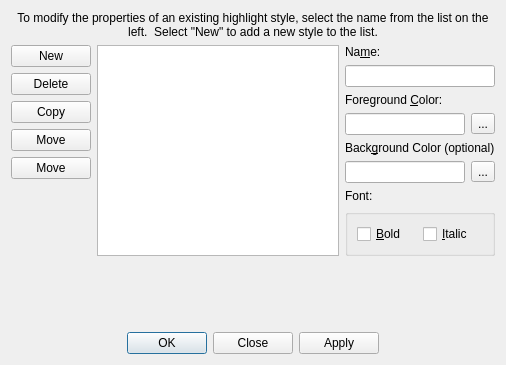
<?xml version="1.0" encoding="UTF-8"?>
<ui version="4.0">
 <class>DialogDrawingStyles</class>
 <widget class="QDialog" name="DialogDrawingStyles">
  <property name="geometry">
   <rect>
    <x>0</x>
    <y>0</y>
    <width>506</width>
    <height>365</height>
   </rect>
  </property>
  <property name="windowTitle">
   <string>Text Drawing Styles</string>
  </property>
  <layout class="QVBoxLayout" name="verticalLayout_3">
   <item>
    <widget class="QLabel" name="label">
     <property name="text">
      <string>To modify the properties of an existing highlight style, select the name from the list on the left.  Select &quot;New&quot; to add a new style to the list.</string>
     </property>
     <property name="alignment">
      <set>Qt::AlignCenter</set>
     </property>
     <property name="wordWrap">
      <bool>true</bool>
     </property>
    </widget>
   </item>
   <item>
    <layout class="QHBoxLayout" name="horizontalLayout_4">
     <item>
      <layout class="QHBoxLayout" name="horizontalLayout">
       <item>
        <layout class="QVBoxLayout" name="verticalLayout">
         <item>
          <widget class="QPushButton" name="buttonNew">
           <property name="text">
            <string>New</string>
           </property>
           <property name="icon">
            <iconset theme="document-new">
             <normaloff>.</normaloff>.</iconset>
           </property>
          </widget>
         </item>
         <item>
          <widget class="QPushButton" name="buttonDelete">
           <property name="text">
            <string>Delete</string>
           </property>
           <property name="icon">
            <iconset theme="edit-delete">
             <normaloff>.</normaloff>.</iconset>
           </property>
          </widget>
         </item>
         <item>
          <widget class="QPushButton" name="buttonCopy">
           <property name="text">
            <string>Copy</string>
           </property>
           <property name="icon">
            <iconset theme="edit-copy">
             <normaloff>.</normaloff>.</iconset>
           </property>
          </widget>
         </item>
         <item>
          <widget class="QPushButton" name="buttonUp">
           <property name="text">
            <string>Move</string>
           </property>
           <property name="icon">
            <iconset theme="go-up">
             <normaloff>.</normaloff>.</iconset>
           </property>
          </widget>
         </item>
         <item>
          <widget class="QPushButton" name="buttonDown">
           <property name="text">
            <string>Move</string>
           </property>
           <property name="icon">
            <iconset theme="go-down">
             <normaloff>.</normaloff>.</iconset>
           </property>
          </widget>
         </item>
         <item>
          <spacer name="verticalSpacer">
           <property name="orientation">
            <enum>Qt::Vertical</enum>
           </property>
           <property name="sizeHint" stdset="0">
            <size>
             <width>20</width>
             <height>40</height>
            </size>
           </property>
          </spacer>
         </item>
        </layout>
       </item>
       <item>
        <widget class="QListView" name="listItems"/>
       </item>
      </layout>
     </item>
     <item>
      <layout class="QVBoxLayout" name="verticalLayout_2">
       <item>
        <widget class="QLabel" name="label_2">
         <property name="text">
          <string>Na&amp;me:</string>
         </property>
         <property name="buddy">
          <cstring>editName</cstring>
         </property>
        </widget>
       </item>
       <item>
        <widget class="QLineEdit" name="editName"/>
       </item>
       <item>
        <widget class="QLabel" name="label_3">
         <property name="text">
          <string>Foreground &amp;Color:</string>
         </property>
         <property name="buddy">
          <cstring>editColorFG</cstring>
         </property>
        </widget>
       </item>
       <item>
        <layout class="QHBoxLayout" name="horizontalLayout_3">
         <item>
          <widget class="QLineEdit" name="editColorFG"/>
         </item>
         <item>
          <widget class="QToolButton" name="buttonForeground">
           <property name="text">
            <string>...</string>
           </property>
          </widget>
         </item>
        </layout>
       </item>
       <item>
        <widget class="QLabel" name="label_4">
         <property name="text">
          <string>Back&amp;ground Color (optional)</string>
         </property>
         <property name="buddy">
          <cstring>editColorBG</cstring>
         </property>
        </widget>
       </item>
       <item>
        <layout class="QHBoxLayout" name="horizontalLayout_2">
         <item>
          <widget class="QLineEdit" name="editColorBG"/>
         </item>
         <item>
          <widget class="QToolButton" name="buttonBackground">
           <property name="text">
            <string>...</string>
           </property>
          </widget>
         </item>
        </layout>
       </item>
       <item>
        <widget class="QLabel" name="label_5">
         <property name="text">
          <string>Font:</string>
         </property>
        </widget>
       </item>
       <item>
        <widget class="QGroupBox" name="groupBox">
         <property name="title">
          <string/>
         </property>
         <layout class="QGridLayout" name="gridLayout">
          <item row="0" column="1">
           <widget class="QCheckBox" name="checkItalic">
            <property name="text">
             <string>&amp;Italic</string>
            </property>
           </widget>
          </item>
          <item row="0" column="0">
           <widget class="QCheckBox" name="checkBold">
            <property name="text">
             <string>&amp;Bold</string>
            </property>
           </widget>
          </item>
         </layout>
        </widget>
       </item>
      </layout>
     </item>
    </layout>
   </item>
   <item>
    <spacer name="verticalSpacer_2">
     <property name="orientation">
      <enum>Qt::Vertical</enum>
     </property>
     <property name="sizeHint" stdset="0">
      <size>
       <width>20</width>
       <height>39</height>
      </size>
     </property>
    </spacer>
   </item>
   <item>
    <widget class="QDialogButtonBox" name="buttonBox">
     <property name="orientation">
      <enum>Qt::Horizontal</enum>
     </property>
     <property name="standardButtons">
      <set>QDialogButtonBox::Apply|QDialogButtonBox::Close|QDialogButtonBox::Ok</set>
     </property>
     <property name="centerButtons">
      <bool>true</bool>
     </property>
    </widget>
   </item>
  </layout>
 </widget>
 <resources/>
 <connections>
  <connection>
   <sender>buttonBox</sender>
   <signal>rejected()</signal>
   <receiver>DialogDrawingStyles</receiver>
   <slot>reject()</slot>
   <hints>
    <hint type="sourcelabel">
     <x>316</x>
     <y>260</y>
    </hint>
    <hint type="destinationlabel">
     <x>286</x>
     <y>274</y>
    </hint>
   </hints>
  </connection>
 </connections>
</ui>
